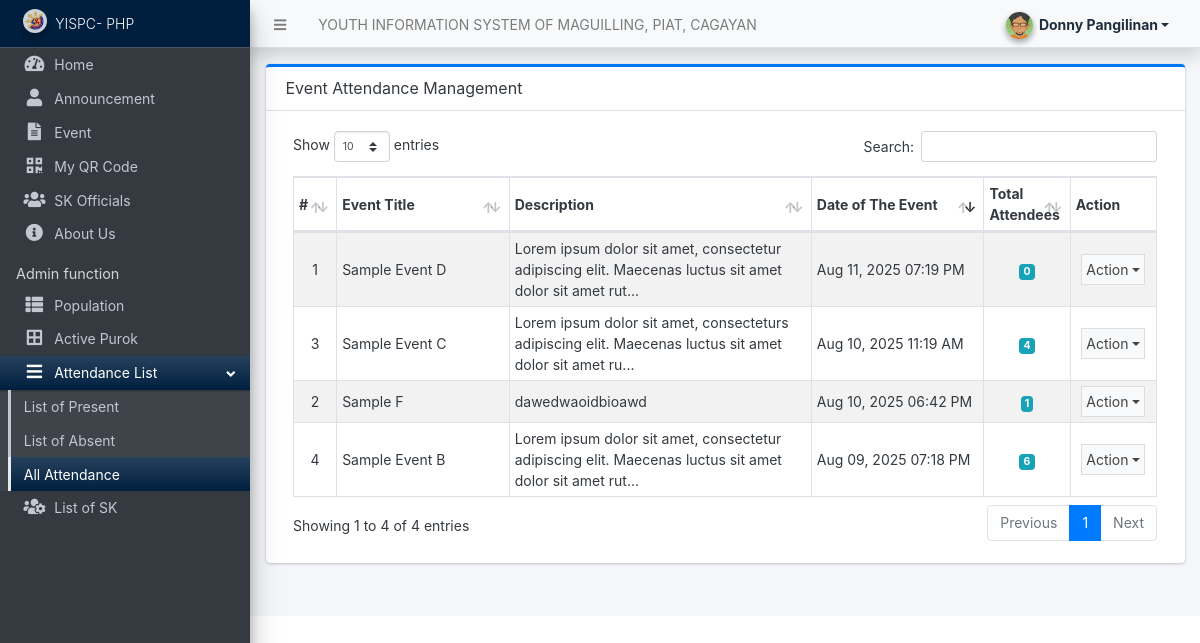
Before: /admin/?page=attendance/index (signed in) with the older database file.
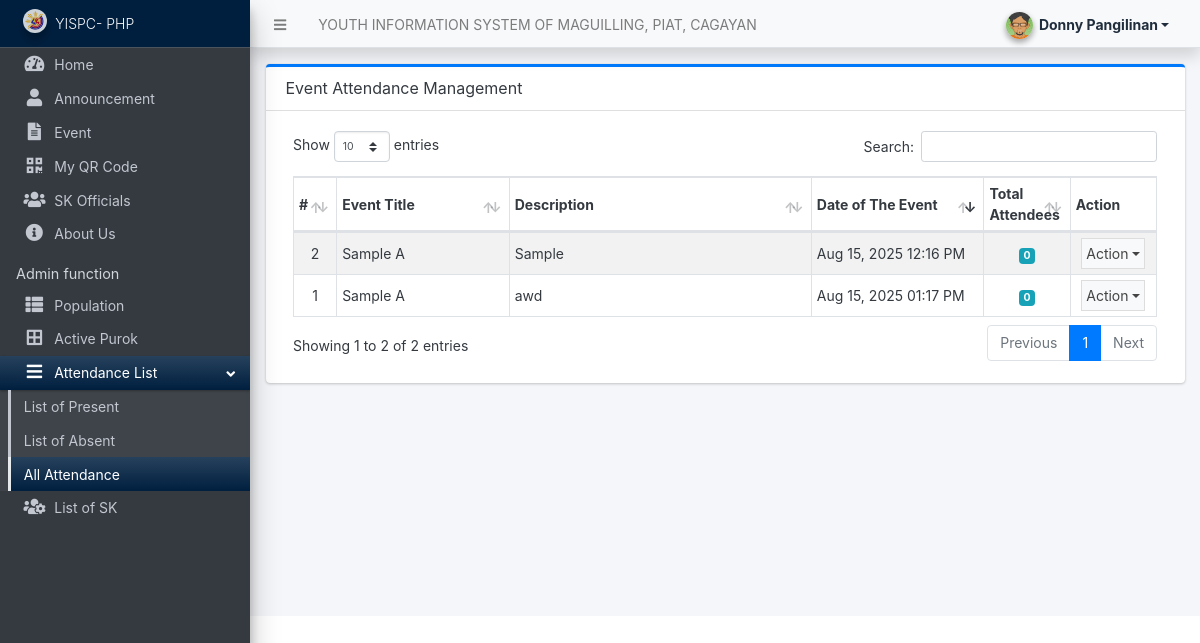
After: the same page with the newer database file.
### tables this page shows
CREATE TABLE `event_list` (
  `id` int(11) NOT NULL,
  `title` varchar(255) NOT NULL,
  `description` text DEFAULT NULL,
  `image_path` varchar(255) DEFAULT NULL,
  `image_paths` text DEFAULT NULL,
  `images` text DEFAULT NULL,
  `date_created` datetime DEFAULT current_timestamp()
);

### config.php (called while the page is built, shortened)
<?php
require_once('classes/DBConnection.php');
require_once('classes/SystemSettings.php');
function validate_image($file){
    global $_settings;
	if(!empty($file)){
        $ex = explode("?",$file);
        $file = $ex[0];
        $ts = isset($ex[1]) ? "?".$ex[1] : '';
		if(is_file(base_app.$file)){
			return base_url.$file.$ts;
		}else{
			return base_url.($_settings->info('logo'));
		}
	}else{
		return base_url.($_settings->info('logo'));
	}
}
function isMobileDevice(){
    $aMobileUA = array(
        '/iphone/i' => 'iPhone',
        '/ipod/i' => 'iPod',
        '/ipad/i' => 'iPad',
        '/android/i' => 'Android',
        '/blackberry/i' => 'BlackBerry',
        '/webos/i' => 'Mobile'
    );
    return false;
}
?>

### classes/DBConnection.php (called while the page is built, shortened)
<?php
class DBConnection{
    private $host = DB_SERVER;
    private $username = DB_USERNAME;
    private $password = DB_PASSWORD;
    private $database = DB_NAME;
    public $conn;
    public function __construct(){
        if (!isset($this->conn)) {
            $this->conn = new mysqli($this->host, $this->username, $this->password, $this->database);
        }
    }
}
?>

### classes/SystemSettings.php (called while the page is built, shortened)
<?php
class SystemSettings extends DBConnection{
	function userdata($field = ''){
		if(!empty($field)){
			if(isset($_SESSION['userdata'][$field]))
				return $_SESSION['userdata'][$field];
			else
				return null;
		}else{
			return false;
		}
	}
	function info($field=''){
		if(!empty($field)){
			if(isset($_SESSION['system_info'][$field]))
				return $_SESSION['system_info'][$field];
			else
				return false;
		}else{
			return false;
		}
	}
}
$_settings = new SystemSettings();
?>

### admin/attendance/index.php (the view, shortened to what this page needs)
<div class="card card-outline card-primary">
	<div class="card-header">
		<h3 class="card-title">Event Attendance Management</h3>
	</div>
	<div class="card-body">
        <div class="container-fluid">
			<table class="table table-hover table-striped table-bordered" id="list">
				<colgroup>
					<col width="5%">
					<col width="20%">
					<col width="35%">
					<col width="20%">
					<col width="10%">
					<col width="10%">
				</colgroup>
				<thead>
					<tr>
						<th>#</th>
						<th>Event Title</th>
						<th>Description</th>
						<th>Date of The Event</th>
						<th>Total Attendees</th>
						<th>Action</th>
					</tr>
				</thead>
				<tbody>
					<?php
					$i = 1;
					$qry = $conn->query("
						SELECT
							el.*,
							COUNT(ea.id) as total_attendees
						FROM `event_list` el
						LEFT JOIN `event_attendance` ea ON el.id = ea.event_id
						GROUP BY el.id
						ORDER BY el.date_created DESC
					");
					while($row = $qry->fetch_assoc()):
					?>
						<tr>
							<td class="text-center"><?php echo $i++; ?></td>
							<td><?php echo htmlspecialchars($row['title']) ?></td>
							<td><?php echo strlen($row['description']) > 100 ? substr(htmlspecialchars($row['description']), 0, 100) . '...' : htmlspecialchars($row['description']) ?></td>
							<td><?php echo date("M d, Y h:i A", strtotime($row['date_created'])) ?></td>
							<td class="text-center">
                                <span class="badge badge-info"><?php echo $row['total_attendees'] ?></span>
                            </td>
							<td class="text-center">
								<button type="button" class="btn btn-flat p-1 btn-default btn-sm dropdown-toggle dropdown-icon" data-toggle="dropdown">
				                  	Action
				                </button>
							</td>
						</tr>
					<?php endwhile; ?>
				</tbody>
			</table>
		</div>
	</div>
</div>

### admin/index.php (shortened to what this page needs)
<?php require_once('../config.php'); ?>
<!DOCTYPE html>
<html lang="en" class="" style="height: auto;">
<?php require_once('inc/header.php') ?>
  <body class="sidebar-mini layout-fixed control-sidebar-slide-open layout-navbar-fixed sidebar-mini-md sidebar-mini-xs text-sm" style="height: auto;">
    <div class="wrapper">
      <?php require_once('inc/topBarNav.php') ?>
      <?php require_once('inc/navigation-a.php') ?>
      <?php $page = isset($_GET['page']) ? $_GET['page'] : 'home';  ?>
      <div class="content-wrapper pt-3" style="min-height: 567.854px;">
        <section class="content text-dark">
          <div class="container-fluid">
            <?php
              if(!file_exists($page.".php") && !is_dir($page)){
                  include '404.html';
              }else{
                if(is_dir($page))
                  include $page.'/index.php';
                else
                  include $page.'.php';
              }
            ?>
          </div>
        </section>
      </div>
      <?php require_once('inc/footer.php') ?>
  </body>
</html>

### admin/inc/header.php (shortened to what this page needs)
<head>
    <link rel="stylesheet" href="<?php echo base_url ?>plugins/fontawesome-free/css/all.min.css">
    <link rel="stylesheet" href="<?php echo base_url ?>plugins/tempusdominus-bootstrap-4/css/tempusdominus-bootstrap-4.min.css">
  <link rel="stylesheet" href="<?php echo base_url ?>plugins/datatables-bs4/css/dataTables.bootstrap4.min.css">
  <link rel="stylesheet" href="<?php echo base_url ?>plugins/datatables-responsive/css/responsive.bootstrap4.min.css">
  <link rel="stylesheet" href="<?php echo base_url ?>plugins/datatables-buttons/css/buttons.bootstrap4.min.css">
  <link rel="stylesheet" href="<?php echo base_url ?>plugins/select2/css/select2.min.css">
  <link rel="stylesheet" href="<?php echo base_url ?>plugins/select2-bootstrap4-theme/select2-bootstrap4.min.css">
    <link rel="stylesheet" href="<?php echo base_url ?>plugins/icheck-bootstrap/icheck-bootstrap.min.css">
    <link rel="stylesheet" href="<?php echo base_url ?>plugins/jqvmap/jqvmap.min.css">
    <link rel="stylesheet" href="<?php echo base_url ?>dist/css/adminlte.css">
    <link rel="stylesheet" href="<?php echo base_url ?>dist/css/custom.css">
    <link rel="stylesheet" href="<?php echo base_url ?>plugins/overlayScrollbars/css/OverlayScrollbars.min.css">
    <link rel="stylesheet" href="<?php echo base_url ?>plugins/daterangepicker/daterangepicker.css">
    <link rel="stylesheet" href="<?php echo base_url ?>plugins/summernote/summernote-bs4.min.css">
  <link rel="stylesheet" href="<?php echo base_url ?>plugins/sweetalert2-theme-bootstrap-4/bootstrap-4.min.css">
  </head>

### admin/inc/topBarNav.php (shortened to what this page needs)
<nav class="main-header navbar navbar-expand navbar-light shadow text-sm">
  <ul class="navbar-nav">
    <li class="nav-item">
    <a class="nav-link" data-widget="pushmenu" href="#" role="button"><i class="fas fa-bars"></i></a>
    </li>
    <li class="nav-item d-none d-sm-inline-block">
      <a href="<?php echo base_url ?>" class="nav-link"><?php echo (!isMobileDevice()) ? $_settings->info('name'):$_settings->info('short_name'); ?></a>
    </li>
  </ul>
  <ul class="navbar-nav ml-auto">
    <li class="nav-item">
      <div class="btn-group nav-link">
            <button type="button" class="btn btn-rounded badge badge-light dropdown-toggle dropdown-icon" data-toggle="dropdown">
              <span><img src="<?php echo validate_image($_settings->userdata('avatar')) ?>" class="img-circle elevation-2 user-img" alt="User Image"></span>
              <span class="ml-3"><?php echo ucwords($_settings->userdata('firstname').' '.$_settings->userdata('lastname')) ?></span>
            </button>
        </div>
    </li>
  </ul>
</nav>

### admin/inc/navigation-a.php (shortened to what this page needs)
<aside class="main-sidebar sidebar-dark-navy navbar-dark elevation-4 sidebar-no-expand">
  <a href="<?php echo base_url ?>admin" class="brand-link bg-navy text-sm">
  <img src="<?php echo validate_image($_settings->info('logo'))?>" alt="Store Logo" class="brand-image img-circle elevation-3" style="opacity: .8;width: 1.5rem;height: 1.5rem;max-height: unset">
  <span class="brand-text font-weight-light text-light"><?php echo $_settings->info('short_name') ?></span>
  </a>
  <div class="sidebar os-host os-theme-light os-host-overflow os-host-overflow-y os-host-resize-disabled os-host-transition os-host-scrollbar-horizontal-hidden">
    <div class="os-content-glue" style="margin: 0px -8px; width: 249px; height: 646px;"></div>
    <div class="os-padding">
      <div class="os-viewport os-viewport-native-scrollbars-invisible" style="overflow-y: scroll;">
        <div class="os-content" style="padding: 0px 8px; height: 100%; width: 100%;">
          <nav class="mt-1">
             <ul class="nav nav-pills nav-sidebar flex-column text-sm nav-compact nav-flat nav-child-indent nav-collapse-hide-child" data-widget="treeview" role="menu" data-accordion="false">
              <li class="nav-item dropdown">
                <a href="./" class="nav-link nav-home">
                  <i class="nav-icon fas fa-tachometer-alt"></i>
                  <p>
                    Home
                  </p>
                </a>
              </li>
              <li class="nav-item dropdown">
                <a href="<?php echo base_url ?>admin/?page=announcement/index" class="nav-link nav-announcement_index">
                  <i class="nav-icon fas fa-user"></i>
                  <p>
                    Announcement
                  </p>
                </a>
              </li>
              <li class="nav-item dropdown">
                <a href="<?php echo base_url ?>admin/?page=event/index" class="nav-link nav-event_index">
                  <i class="nav-icon fas fa-file-alt"></i>
                  <p>
                    Event
                  </p>
                </a>
              </li>
                <li class="nav-item dropdown">
                <a href="<?php echo base_url ?>admin/?page=QRCode/index" class="nav-link nav-QRCode_index">
                  <i class="nav-icon fas fa-qrcode"></i>
                  <p>
                    My QR Code
                  </p>
                </a>
              </li>
              <li class="nav-item dropdown">
                <a href="<?php echo base_url ?>admin/?page=skofficials/index" class="nav-link nav-skofficials_index">
                  <i class="nav-icon fas fa-users"></i>
                  <p>
                    SK Officials
                  </p>
                </a>
              </li>
              <li class="nav-item dropdown">
                <a href="<?php echo base_url ?>admin/?page=aboutus/index" class="nav-link nav-aboutus_index">
                  <i class="nav-icon fas fa-info-circle"></i>
                  <p>
                    About Us
                  </p>
                </a>
              </li>
              <?php if($_settings->userdata('type') == 1): ?>
              <li class="nav-header">Admin function</li>
              <li class="nav-item dropdown">
                <a href="<?php echo base_url ?>admin/?page=population/index" class="nav-link nav-population_index">
                  <i class="nav-icon fas fa-th-list"></i>
                  <p>
                  Population
                  </p>
                </a>
              </li>
              <li class="nav-item dropdown">
                <a href="<?php echo base_url ?>admin/?page=activepurok/index" class="nav-link nav-activepurok_index">
                  <i class="nav-icon fas fa-border-all"></i>
                  <p>
                    Active Purok
                  </p>
                </a>
              </li>
              <li class="nav-item dropdown">
                <a href="#" class="nav-link nav-attendance_index nav-is-tree">
                  <i class="nav-icon fas fa-bars"></i>
                  <p>
                    Attendance List
                    <i class="right fas fa-angle-left"></i>
                  </p>
                </a>
                <ul class="nav nav-treeview">
                  <li class="nav-item">
                   <a href="<?php echo base_url ?>admin/?page=attendance/present" class="nav-link nav-attendance_present tree-item">
                      <p>List of Present</p>
                    </a>
                  </li>
                  <li class="nav-item">
                    <a href="<?php echo base_url ?>admin/?page=attendance/absent" class="nav-link nav-attendance_absent tree-item">
                      <p>List of Absent</p>
                    </a>
                  </li>
                  <li class="nav-item">
                    <a href="<?php echo base_url ?>admin/?page=attendance/index" class="nav-link nav-attendance_index tree-item">
                      <p>All Attendance</p>
                    </a>
                  </li>
                </ul>
              </li>
              <li class="nav-item dropdown">
                <a href="<?php echo base_url ?>admin/?page=user/list" class="nav-link nav-user_list">
                  <i class="nav-icon fas fa-users-cog"></i>
                  <p>
                    List of SK
                  </p>
                </a>
              </li>
              <?php endif; ?>
            </ul>
          </nav>
        </div>
      </div>
    </div>
  </div>
</aside>

### admin/inc/footer.php (shortened to what this page needs)
</div>

### admin/inc/topBarNav.php (style rules this page uses)
.user-img { position: absolute; height: 27px; width: 27px; object-fit: cover; left: -7%; top: -12%; }
.btn-rounded { border-radius: 50px; }

### admin/inc/navigation-a.php (style rules this page uses)
.sidebar a.nav-link.active { color:#fff !important }

Changed rows visible on the page:
removed event_list: title "Sample Event D", description "Lorem ipsum dolor sit amet, consectetur adipiscing elit. Maecenas luctus sit amet dolor sit amet rut", date_created "Aug 11, 2025 07:19 PM", total_attendees "0"
removed event_list: title "Sample F", description "dawedwaoidbioawd", date_created "Aug 10, 2025 06:42 PM", total_attendees "1"
removed event_list: title "Sample Event C", description "Lorem ipsum dolor sit amet, consecteturs adipiscing elit. Maecenas luctus sit amet dolor sit amet ru", date_created "Aug 10, 2025 11:19 AM", total_attendees "4"
removed event_list: title "Sample Event B", description "Lorem ipsum dolor sit amet, consectetur adipiscing elit. Maecenas luctus sit amet dolor sit amet rut", date_created "Aug 09, 2025 07:18 PM", total_attendees "6"
added event_list: title "Sample A", description "awd", date_created "Aug 15, 2025 01:17 PM", total_attendees "0"
added event_list: title "Sample A", description "Sample", date_created "Aug 15, 2025 12:16 PM", total_attendees "0"
Other visible differences:
text written by a page script: "Show entries Search: Showing 1 to 4 of 4 entries Previous 1 Next" → "Show entries Search: Showing 1 to 2 of 2 entries Previous 1 Next"
